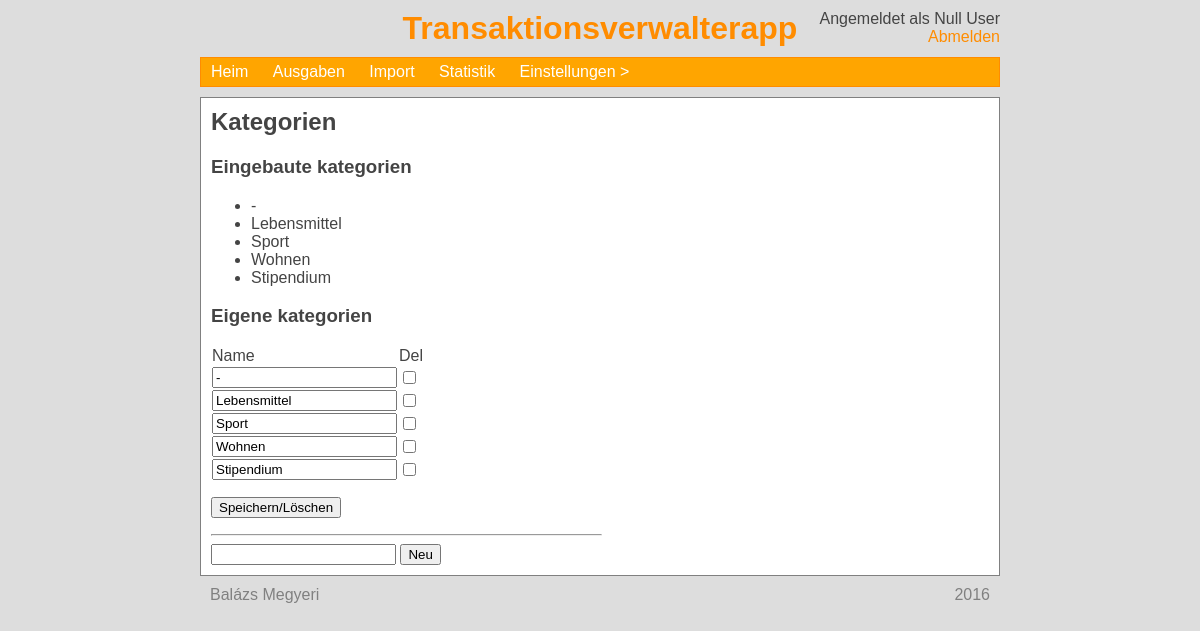
Screenshot of /set_categories.php (signed in) with the database file from the repository.
### tables this page shows
CREATE TABLE `user` (
  `no` int(11) NOT NULL,
  `user` varchar(50) NOT NULL,
  `password` char(40) NOT NULL,
  `name` varchar(50) NOT NULL,
  `email` varchar(100) NOT NULL
);

CREATE TABLE `category` (
  `no` int(11) NOT NULL,
  `name` varchar(50) NOT NULL,
  `user` int(4) NOT NULL
);

### htdocs/set_categories.php (the view, shortened to what this page needs)
<?php
include "head.php";
$pagetitle = "Kategorien";
echo "<h2>$pagetitle</h2>";
$mysqli->real_query("SELECT * FROM category WHERE user = 0");
$result = $mysqli->use_result();
echo "<h3>Eingebaute kategorien</h3>";
echo "<ul>";
while ($row = $result->fetch_assoc()) {
    echo "<li>".$row["name"]."</li>";
}
echo "</ul>";
$mysqli->real_query("SELECT * FROM category WHERE user = $userNo");
$result = $mysqli->use_result();
echo "<h3>Eigene kategorien</h3>";
echo "<form method='post'>";
echo "<table><tr><td>Name</td><td>Del</td></tr>";
while ($row = $result->fetch_assoc()) {
    $catName = $row["name"];
    $catNo   = $row["no"];
    echo "<tr><td>";
    echo "<input type='text' name='catName[]' value='$catName'>";
    echo "</td><td>";
    echo "<input type='checkbox' name='catDel[]' value='$catNo'>";
    echo "</td></tr>";
}
echo "</table>";
echo "<p><input type='submit' name='catSave' value='Speichern/Löschen'></p>";
echo "</form>";
echo "<hr width='50%' align='left'>";
echo "<form method='post'>";
    echo "<input type='text' name='newCat'> ";
    echo "<input type='submit' value='Neu' name='new_submit'>";
echo "</form>";
include "foot.php";
?>

### htdocs/head.php (shortened to what this page needs)
<?php
include 'login.php';
$userNo = $_COOKIE['userNo'];
$mysqli->real_query(
    "SELECT *
    FROM user
    WHERE no = $userNo"
);
$result = $mysqli->use_result();
$row = $result->fetch_assoc();
$userName = $row['name'];
?>
<html>
<head>
    <link type="text/css" rel="stylesheet" href="/css/style.css">
    <link type="text/css" rel="stylesheet" href="/css/menu.css">
    <link type="text/css" rel="stylesheet" href="/css/alertbox.css">
</head>
<body>
    <div style="position:absolute; right:0px; text-align:right;">
        Angemeldet als <?php echo $userName; ?><br>
        <a href="/logout/">Abmelden</a>
    </div>
    <h1 id="title">Transaktionsverwalterapp</h1>
    <div id="menuBar"><nav><ul>
        <li><a href="/">Heim</a></li>
        <li><a href="/expenses">Ausgaben</a></li>
        <li><a href="/import">Import</a></li>
        <li><a href="/stats">Statistik</a></li>
        <li><a href="/settings">Einstellungen</a>
        </li>
    </ul></nav></div>
    <div id="main">

### htdocs/css/style.css (style rules this page uses)
body { background-color:#DDD; color: #444; width:800px; margin:auto; margin-top:10px; font-family: "Trebuchet MS", Helvetica, sans-serif; position:relative; }
div { overflow: auto; }
a { color: darkorange; text-decoration: none; }
div#main { background-color:white; border:1px solid grey; padding:10px; }
div#menuBar { background-color:orange; margin-bottom:10px; border:1px solid darkorange; overflow:visible; }
h1#title { color:darkorange; text-align: center; margin-bottom:10px; }
p:first-child, h1:first-child, h2:first-child, h3:first-child { margin-top:0; }
p:last-child, form:last-child { margin-bottom:0; }
table { border-collapse: collapse; }
tr:first-child { background:none; }

### htdocs/css/menu.css (style rules this page uses)
nav ul { padding:0; margin:0; list-style: none; position: relative; }
nav ul li { display:inline-block; }
nav a, nav a:hover { display:block; padding:0 10px; color:#FFF; line-height: 28px; text-decoration:none; }
li > a:after { content: ' >'; }
li > a:only-child:after { content: ''; }

### rows the page displays
user: name "Null User"
category: name "-"
category: name "Lebensmittel"
category: name "Sport"
category: name "Wohnen"
category: name "Stipendium"

### other values shown
$pagetitle "Kategorien"
